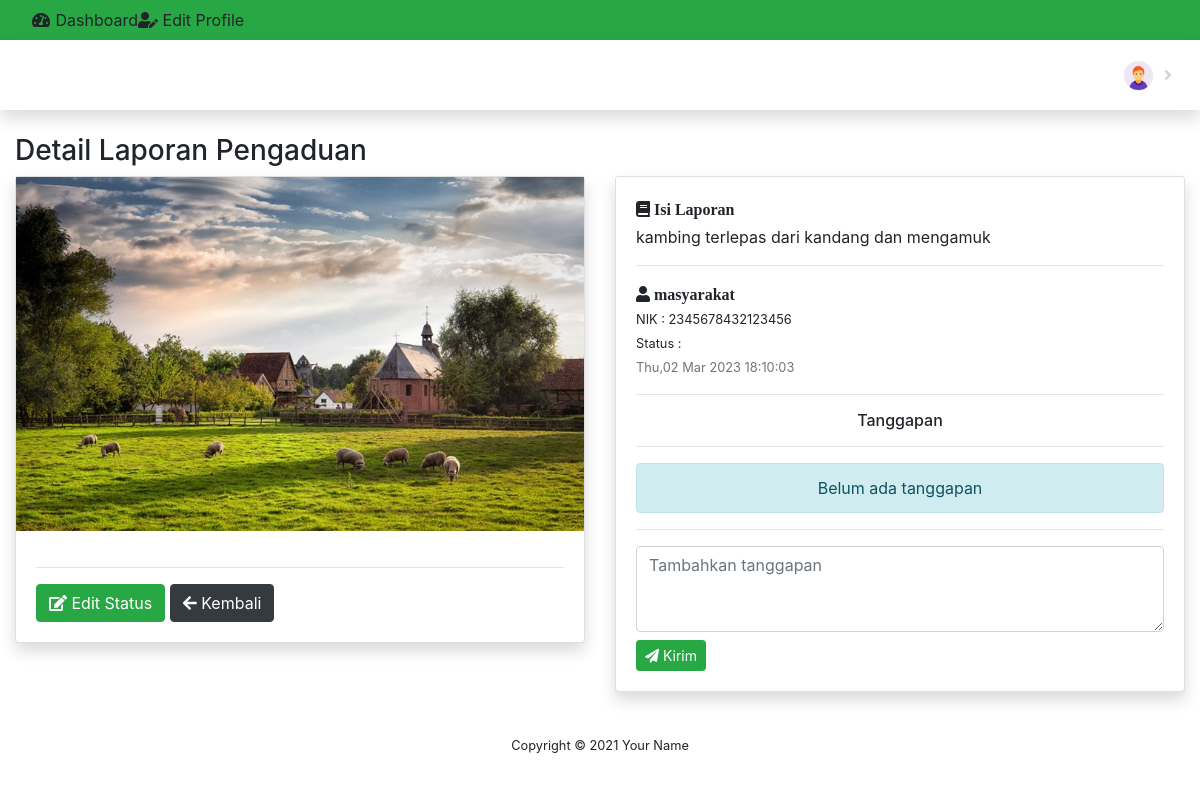
The page /pengaduan/detail/21f761d37379d545d8645626f345cc62 on the database its author committed.
### tables this page shows
CREATE TABLE `pengaduan` (
  `id_pengaduan` int(11) NOT NULL,
  `tgl_pengaduan` date NOT NULL,
  `nik` char(16) NOT NULL,
  `isi_laporan` text NOT NULL,
  `foto` varchar(255) NOT NULL,
  `status` enum('Proses','Selesai') NOT NULL,
  `status_notif` int(11) NOT NULL,
  `verifikasi` enum('diterima','ditolak','','') NOT NULL
);

CREATE TABLE `masyarakat` (
  `nik` char(16) NOT NULL,
  `nama` varchar(35) NOT NULL,
  `username` varchar(25) NOT NULL,
  `password` varchar(32) NOT NULL,
  `telp` varchar(13) NOT NULL,
  `aktif` int(1) NOT NULL
);

### application/controllers/Pengaduan.php (called while the page is built, shortened)
<?php
class Pengaduan extends CI_Controller{
    public function __construct(){
        $this->load->model('B_pengaduan');
    }
    public function detail($id = null){
        $data['title'] = 'Detail Data Pengaduan';
		$data['pengguna'] = $this->db->get_where('petugas',['username' => $this->session->userdata('username')])->row_array();
        $data['pengaduan'] = $this->B_pengaduan->getPengaduanByIdJoinMasyarakat($id);
        $data['tanggapan'] = $this->B_pengaduan->getTanggapanByIdJoinAdmin($id);
        $data['notif'] = $this->db->get('pengaduan')->result();
            $this->load->view('templates/header', $data);
            $this->load->view('templates/sidebar');
            $this->load->view('templates/topbar', $data);
            $this->load->view('pengaduan/detail', $data);
            $this->load->view('templates/footer');
    }
}

### index.php (called while the page is built, shortened)
<?php
require_once BASEPATH.'core/CodeIgniter.php';

### application/models/B_pengaduan.php (called while the page is built, shortened)
<?php
class B_pengaduan extends CI_Model {
    public function getPengaduanByIdJoinMasyarakat($id){
        $pengaduan = $this->db->get_where('pengaduan',['md5(id_pengaduan)' => $id])->row_array();
        $idp = $pengaduan['id_pengaduan'];
        $query = "SELECT * FROM pengaduan INNER JOIN masyarakat ON pengaduan.nik = masyarakat.nik WHERE pengaduan.id_pengaduan = $idp";
        return $this->db->query($query)->row();
    }
    public function getTanggapanByIdJoinAdmin($id){
        $pengaduan = $this->db->get_where('pengaduan',['md5(id_pengaduan)' => $id])->row();
        $idp = $pengaduan->id_pengaduan;
        $query = "SELECT * FROM tanggapan INNER JOIN petugas ON tanggapan.id_petugas = petugas.id_petugas WHERE tanggapan.id_pengaduan = $idp ORDER BY tanggapan.id_tanggapan DESC";
        return $this->db->query($query)->result();
    }
}

### application/views/pengaduan/detail.php (the view, shortened to what this page needs)
<div class="container-fluid">
  <h3>Detail Laporan Pengaduan</h3>
  <div class="row mb-3">
    <div class="col-lg-6">
      <div class="card shadow">
        <img src="<?= base_url('asset/upload/') . $pengaduan->foto; ?>">
        <div class="card-body">
          <hr>
          <?php if ($pengaduan->verifikasi != "ditolak") : ?>
          <button type="button" class="btn btn-success" data-toggle="modal" data-target="#modal"><i class="fa fa-edit"></i> Edit Status</button>
            <?php endif; ?>
          <a href="<?= base_url('pengaduan'); ?>" class="btn btn-dark"><i class="fa fa-arrow-left"></i> Kembali</a>
        </div>
      </div>
    </div>
    <div class="col-lg-6">
      <div class="card shadow">
        <div class="card-body">
        <h6 class="fa fa-book"> Isi Laporan</h6>
        <br>
        <p><?= $pengaduan->isi_laporan; ?></p>
          <hr>
          <i class="fa fa-user"> <?= $pengaduan->nama; ?></i>
          <br>
          <small>NIK : <?= $pengaduan->nik; ?></small>
          <br>
          <small>Status : <?= $pengaduan->status ?></small>
          <br>
          <small class="text-muted"><?= date('D,d M Y H:i:s', $pengaduan->id_pengaduan); ?></small>
          <hr>
          <h6 class="text-center">Tanggapan</h6>
          <hr>
          <?php if (empty($tanggapan)) : ?>
            <div class="alert alert-info text-center">Belum ada tanggapan</div>
          <?php endif; ?>
          <hr>
          <form action="<?= base_url('pengaduan/add_tanggapan/') . $pengaduan->id_pengaduan; ?>" method="post">
            <textarea name="tanggapan" rows="3" class="form-control" placeholder="Tambahkan tanggapan" required></textarea>
            <button type="submit" class="btn btn-success btn-sm mt-2"><i class="fa fa-paper-plane"></i> Kirim</button>
          </form>
        </div>
      </div>
    </div>
  </div>
</div>
</div>

### application/views/templates/header.php (shortened to what this page needs)
<!DOCTYPE html>
<html lang="en">
<head>
  <link href="<?= base_url('asset/sbadmin/'); ?>vendor/fontawesome-free/css/all.min.css" rel="stylesheet" type="text/css">
  <link href="<?= base_url('asset/sbadmin/'); ?>css/sb-admin-2.min.css" rel="stylesheet">
  <link rel="stylesheet" type="text/css" href="<?= base_url('asset/datatables/bootstrap4.css'); ?>">
  <link rel="stylesheet" type="text/css" href="<?= base_url('asset/datatables/dataTables.bootstrap4.min.css'); ?>">
  <link rel="stylesheet" type="text/css" href="<?= base_url('asset/swall/dist/sweetalert2.min.css'); ?>">
</head>
<body id="page-top">

### application/views/templates/sidebar.php (shortened to what this page needs)
<!DOCTYPE html>
<html lang="en">
<head>
  <link href="<?= base_url('asset/sbadmin/'); ?>vendor/fontawesome-free/css/all.min.css" rel="stylesheet" type="text/css">
  <link href="<?= base_url('asset/sbadmin/'); ?>css/sb-admin-2.min.css" rel="stylesheet">
  <link rel="stylesheet" type="text/css" href="<?= base_url('asset/datatables/bootstrap4.css'); ?>">
  <link rel="stylesheet" type="text/css" href="<?= base_url('asset/datatables/dataTables.bootstrap4.min.css'); ?>">
  <link rel="stylesheet" type="text/css" href="<?= base_url('asset/swall/dist/sweetalert2.min.css'); ?>">
</head>
<body id="page-top">
  <nav class="navbar navbar-expand-lg navbar-dark bg-success  ">
    <div class="container-fluid">
      <div class="collapse navbar-collapse" id="navbarSupportedContent">
        <ul class="navbar-nav me-auto mb-2 mb-lg-0">
          <li class="nav-item ">
                <i class="fas fa-fw fa-tachometer-alt"></i>
                <span>Dashboard</span></a>
          </li>
          <li class="nav-item">
                <i class="fas fa-fw fa-user-edit"></i>
                <span>Edit Profile</span></a>
          </li>
  </nav>

### application/views/templates/topbar.php (shortened to what this page needs)
<div id="content-wrapper" class="d-flex flex-column">
  <div id="content">
    <nav class="navbar navbar-expand navbar-light bg-white topbar mb-4 static-top shadow">
      <ul class="navbar-nav ml-auto">
        <li class="nav-item dropdown toggle">
          <a class="nav-link dropdown-toggle" href="#" id="userDropdown" role="button" data-toggle="dropdown" aria-haspopup="true" aria-expanded="false">
            <img src="<?= base_url('asset/img/user.png'); ?>" class="rounded-circle" height="35" alt="" loading="lazy" />
          </a>
        </li>
  </div>

### application/views/templates/footer.php (shortened to what this page needs)
<footer class="sticky-footer bg-white">
  <div class="container my-auto">
    <div class="copyright text-center my-auto">
      <span>Copyright &copy; 2021 Your Name</span>
    </div>
  </div>
</footer>
</body>
</html>

### rows shown on the page
pengaduan: foto (picture), isi_laporan "kambing terlepas dari kandang dan mengamuk", masyarakat.nama "masyarakat", masyarakat.nik "2345678432123456", id_pengaduan "Thu,02 Mar 2023 18:10:03"
